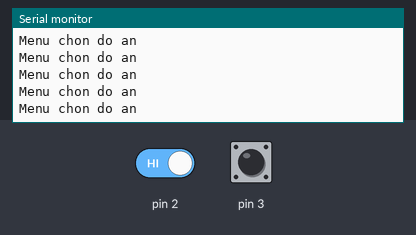
The sketch below on a simulated Arduino Uno, built with avr-gcc and run on an emulated ATmega328P. Shown: the last lines printed to the serial monitor. The inputs (shaded band) are chosen by the test bench; at power-on: pin 2 HIGH, pin 3 HIGH.

Above: at 1.2 s.
1.3 s: pin 2 driven LOW
At 1.57 s:
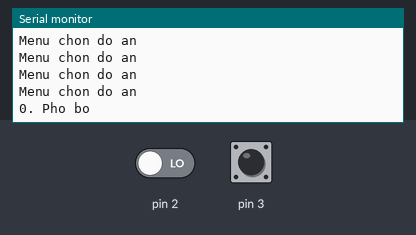
3.1 s: pin 3 driven LOW
At 3.7 s:
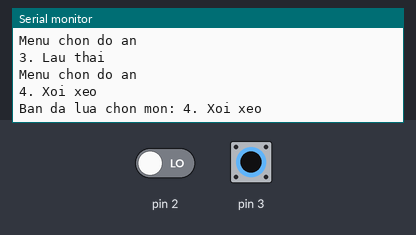
5.4 s: pin 3 pulsed HIGH 5 times (0.12 s each, 0.3 s apart)
At 6.8 s:
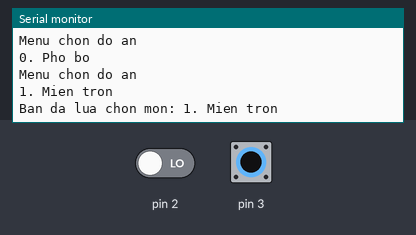

Measured:
- after the input at 1.3 s, the serial monitor: prints a new line after 0.12 s (image 1)
- after the input at 3.1 s, the serial monitor: prints a new line after 0.14 s (image 2)
- after the input at 5.4 s, the serial monitor: prints a new line after 0.84 s (image 3)

The sketch:

menu_chon_do_an.ino
```cpp
String label = "Menu chon do an";
String doAn[5] = {"0. Pho bo", "1. Mien tron", "2. Com ga", "3. Lau thai", "4. Xoi xeo"};

int pin2, pin3;
int i = 0;

void setup() {
  Serial.begin(9600);
  pinMode(2, INPUT);
  pinMode(3, INPUT);
}

void loop() {
  pin2 = digitalRead(2);
  pin3 = digitalRead(3);

  Serial.println(label);
  if (pin2 == LOW) {
    if (i == 5) {
      i = 0;
    }
    Serial.println(doAn[i]);
    i++;
    Serial.println();
  }

  if (pin3 == LOW) {
    //Dùng i-1 do khi nhấn chuyển đồ ăn, i đã bị tăng lên 1 sau khi in ra
    Serial.println("Ban da lua chon mon: " + doAn[i - 1]);
    Serial.println();
    i = 0;
    delay(500);
  }

  delay(200);
}
```
